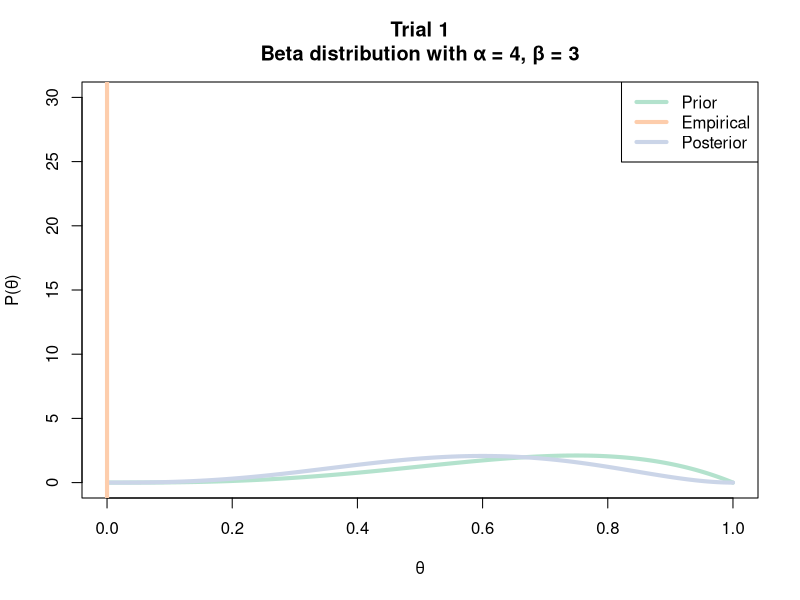
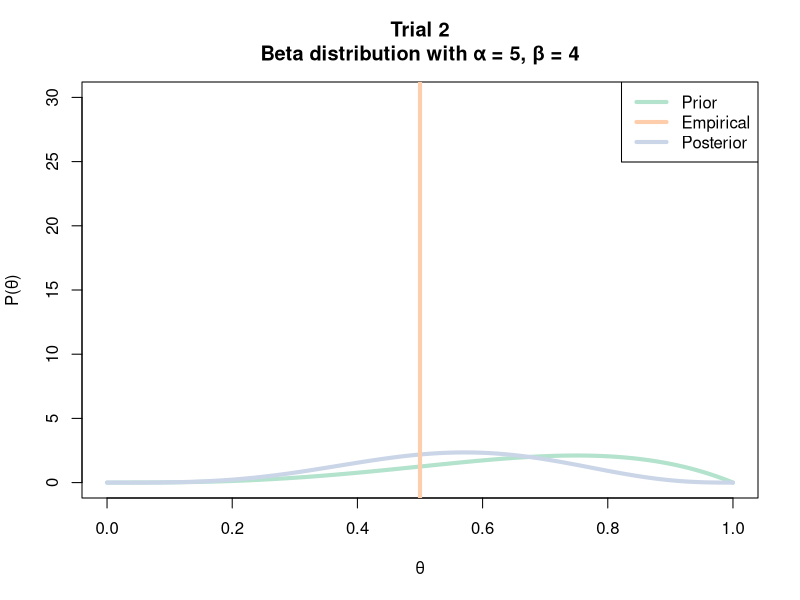
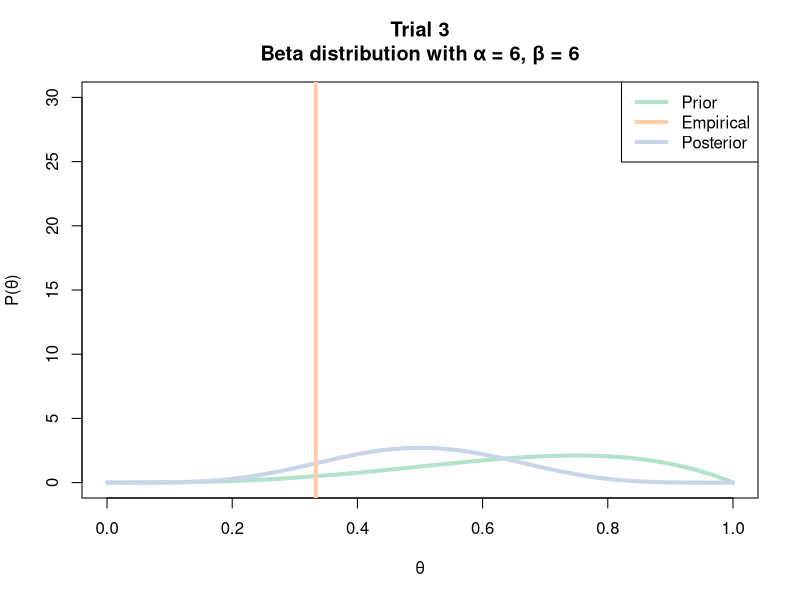
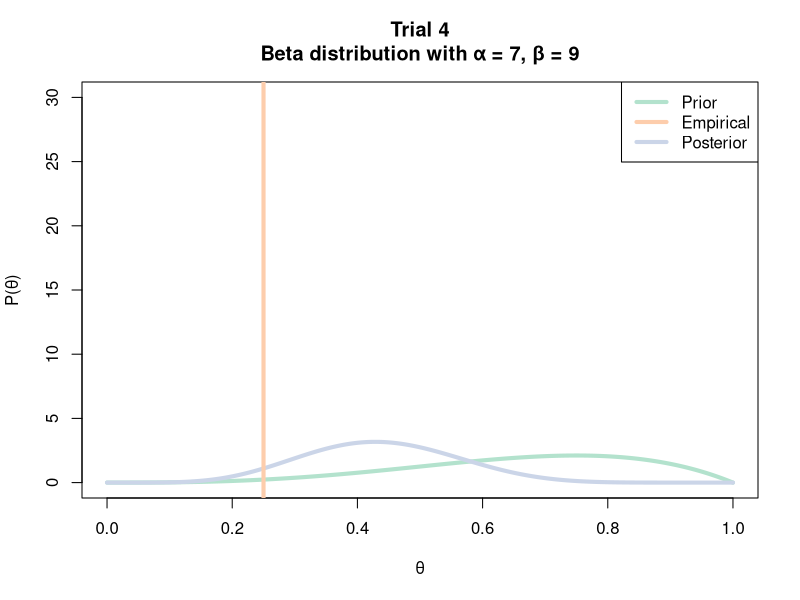
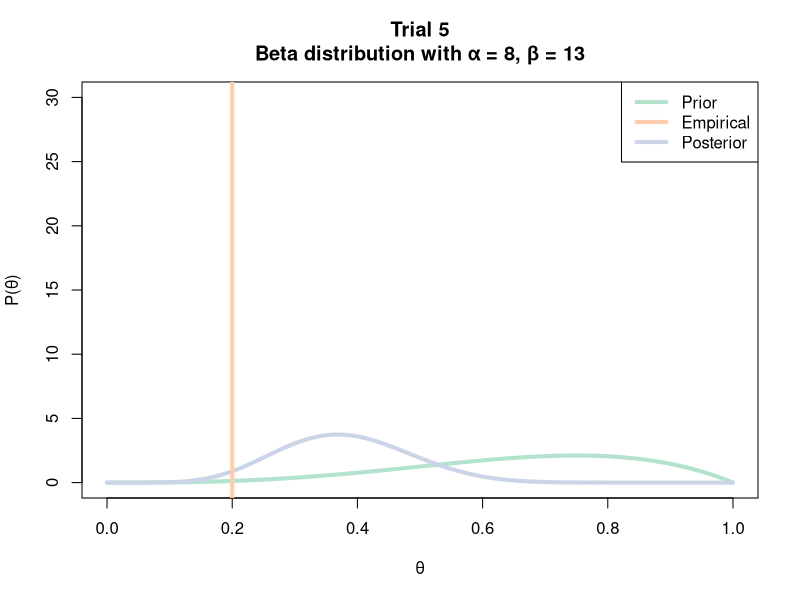
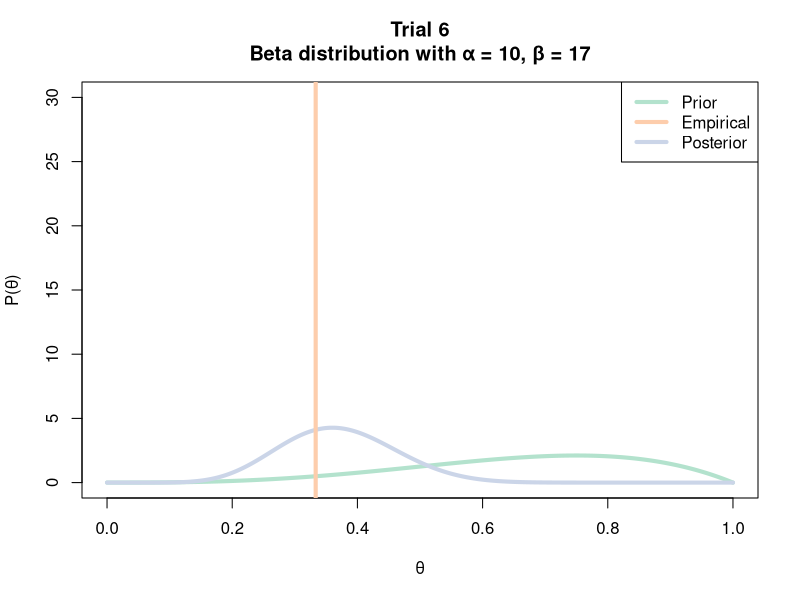
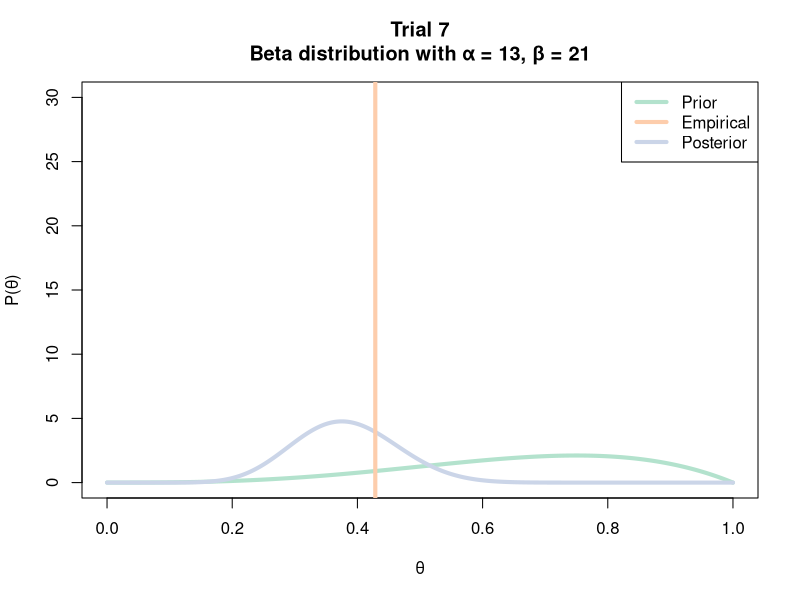
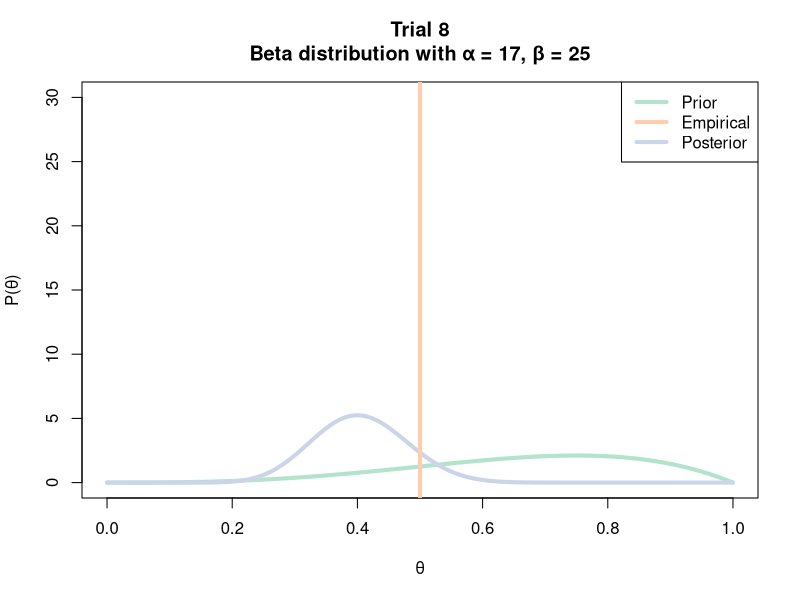

Write R code to recreate these figures, in order. (Note: this script raises an error after producing the figures.)
# Copyright (C) 2018 David Shaub
# 
# This program is free software: you can redistribute it and/or modify
# it under the terms of the GNU General Public License as published by
# the Free Software Foundation, either version 3 of the License, or
# (at your option) any later version.
# 
# This program is distributed in the hope that it will be useful,
# but WITHOUT ANY WARRANTY; without even the implied warranty of
# MERCHANTABILITY or FITNESS FOR A PARTICULAR PURPOSE.  See the
# GNU General Public License for more details.
# 
# You should have received a copy of the GNU General Public License
# along with this program.  If not, see <http://www.gnu.org/licenses/>.

N <- 0
k <- 0
# Starting values for the hyperparameter of our beta distribution prior
a <- 4
b <- 2
x <- seq(0, 1, length = 1000)
betaPrior <- dbeta(x, a, b)

# plotting parameters
lwd <- 4
size <- 480 * 5
cols <- c("red", "black", "blue")
cols <- c("#b3e2cd", "#fdcdac", "#cbd5e8")

# 
p <- 0.4
num <- 50
set.seed(50)
numPos <- round(num * p)
# Guarantee a population proportion matching expected p but with permuted order
outcome <- c(rep(1, numPos), rep(0, num - numPos))
outcome <- sample(outcome, size = num)

for(i in 1:50){
  # Bayesian updating rules for Beta-Binomial model with a new observation
  k <- k + outcome[i]
  N <- N + 1
  a <- a + k
  b <- b + N - k
  hx <- dbeta(x, a, b)

  # Plot the current trial
  subText <- paste0("Beta distribution with α = ", a, ", β = ", b)
  mainText <- paste0("Trial ", i)
  mainText <- paste0(mainText, "\n", subText)
  fileName <- paste0(1000 + i, ".png")
  png(filename = fileName, width = size, height = size, res = 300)
  plot(x, betaPrior, lwd = lwd, type = "l", col = cols[1],
       xlab = "θ", ylab = "P(θ)", ylim = c(0, 30))
  title(main = mainText)
  lines(x, hx, col = cols[3], lwd = lwd)
  legend("topright", legend = c("Prior", "Empirical", "Posterior"),
         lwd = lwd, col = cols)
  abline(v = k / N, lwd = lwd, col = cols[2])
  dev.off()
}
